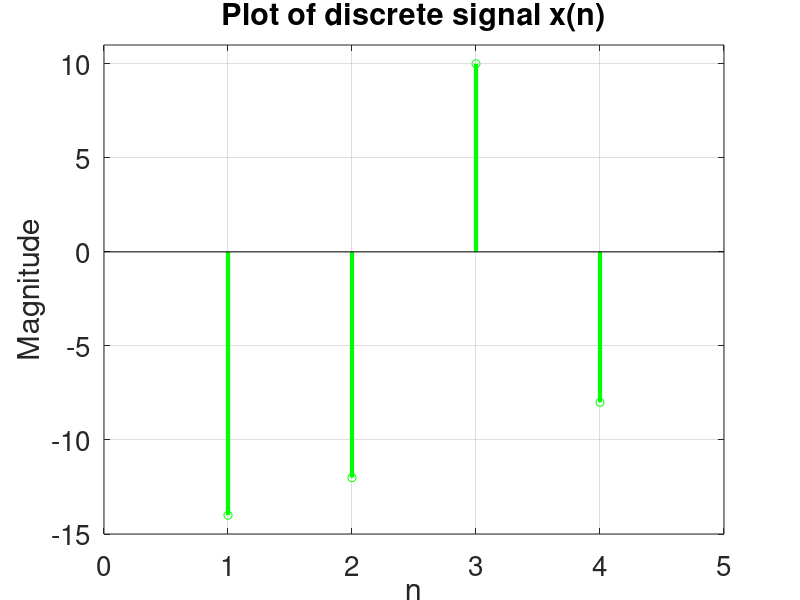
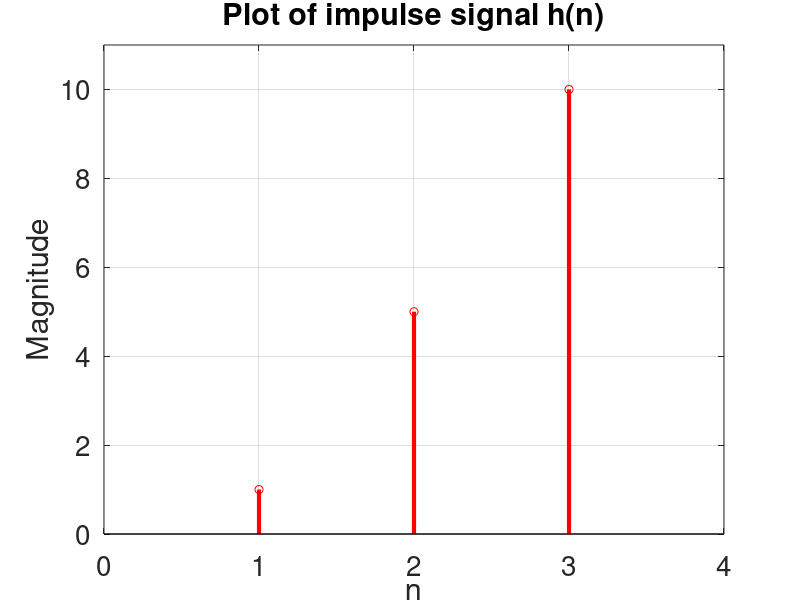
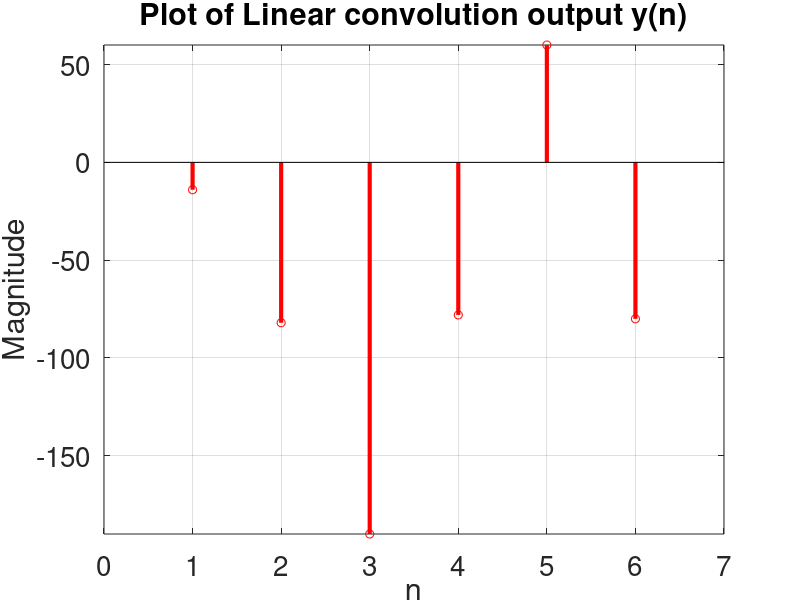

Reproduce these figures in MATLAB, in order. (Note: this script raises an error after producing the figures.)
% Discrete Time Signal Processing Lab 1
% Discrete Convolution
% MATLAB version R2018a
% Date : 12-01-2021

clc;
clear;
close all;

x =[-14,-12,10,-8];
h = [1,5,10];

disp('Input signal : ');
disp(x);
disp('Impulse response : ');
disp(h);

% Plotting x 
stem(x,'g','LineWidth',3);
ax = gca();
title('Plot of discrete signal x(n)','FontSize',20);
xlabel('n','FontSize',20);
ylabel('Magnitude','FontSize',20);
set(ax,'xlim',[0 5],'ylim',[-15 11],'xtick',[0:1:5],'fontsize',20);
grid on;
figure();

% Plotting h
stem(h,'r','LineWidth',3);
ax = gca();
title('Plot of impulse signal h(n)','FontSize',20);
xlabel('n','FontSize',20);
ylabel('Magnitude','FontSize',20);
set(ax,'xlim',[0 4],'ylim',[0 11],'xtick',[0:1:4],'fontsize',20);
grid on;
figure();

% Calculating linear convolution of x and h
n = length(h) + length(x) - 1;
y(1,n) = 0;

for i=1:n
    sum = 0;
    for j=1:i
        if (((i- j+ 1) <= length(h) ) &&(j <= length(x) ))
            sum = sum + x(j)* h(i- j+ 1);
        end
    end
    y(i) = sum;
end

disp('Linear Convolution Output : ');
disp(y);

stem(y,'r','LineWidth',3);
ax = gca();
title('Plot of Linear convolution output y(n)','FontSize',20);
xlabel('n','FontSize',20);
ylabel('Magnitude','FontSize',20);
set(ax,'xlim',[0 7],'ylim',[min(y) max(y)],'xtick',[0:1:7],'fontsize',20);
grid on;
figure();


% Calculating Circular convolution of x and h
clear i j y n;
n = max(length(x),length(h));

% Appending zeros to incomplete vectors
if length(h) < n
    h = [h, zeros(1,(n - length(h)))];
else
    x = [x, zeros(1,(n - length(x)))];
end

y = CircularConv(x,h,n);
disp('Circular Convolution Output : ');
disp(y);

stem(y,'r','LineWidth',3);
ax = gca();
title('Plot of Circular convolution output y(n)','FontSize',20);
xlabel('n','FontSize',20);
ylabel('Magnitude','FontSize',20);
set(ax,'xlim',[0 7],'ylim',[min(y) max(y)],'xtick',[0:1:7],'fontsize',20);
grid on;
figure();

% Linear Convolution using circular convolution
clear i j y n x h;
x =[-14,-12,10,-8];
h = [1,5,10];
n = length(x) + length(h) - 1;
h = [h, zeros(1,(n - length(h)))];
x = [x, zeros(1,(n - length(x)))];
y = CircularConv(x,h,n);

disp('Linear Convolution using Circular Convolution Output : ');
disp(y);

stem(y,'r','LineWidth',3);
ax = gca();
title('Plot of Linear Convolution Output using Circular Convolution','FontSize',20);
xlabel('n','FontSize',20);
ylabel('Magnitude','FontSize',20);
set(ax,'xlim',[0 7],'ylim',[min(y) max(y)],'xtick',[0:1:7],'fontsize',20);
grid on;

function y = CircularConv(x,h,n)

    for i=1:n
        y(1,n) = 0;
        for j=1:n
        k = i - j + 1;
            if k <= 0 
                k = n + k;
            end
        y(i) = y(i) + x(j) * h(k);
        end
    end
end

        